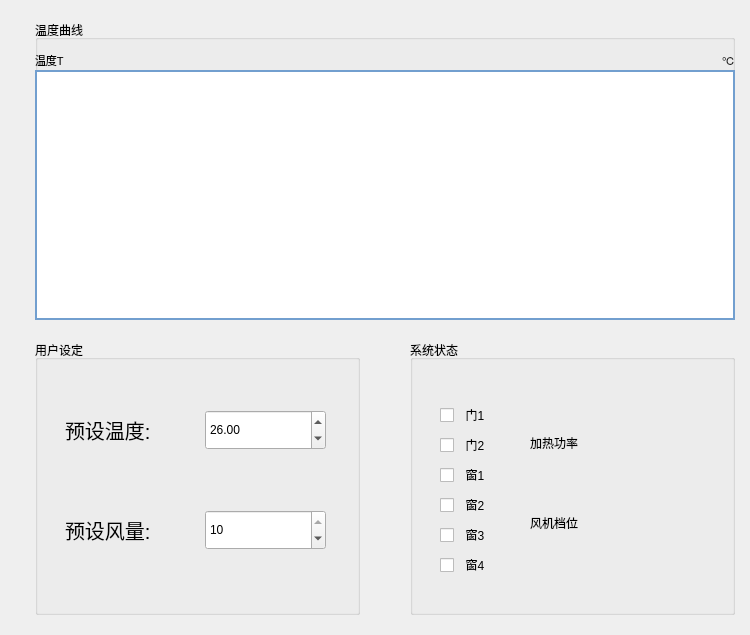
<?xml version="1.0" encoding="UTF-8"?>
<ui version="4.0">
 <class>MainWindow</class>
 <widget class="QMainWindow" name="MainWindow">
  <property name="geometry">
   <rect>
    <x>0</x>
    <y>0</y>
    <width>750</width>
    <height>635</height>
   </rect>
  </property>
  <property name="windowTitle">
   <string>MainWindow</string>
  </property>
  <widget class="QWidget" name="centralwidget">
   <widget class="QGroupBox" name="groupBox">
    <property name="geometry">
     <rect>
      <x>35</x>
      <y>20</y>
      <width>700</width>
      <height>300</height>
     </rect>
    </property>
    <property name="font">
     <font>
      <weight>50</weight>
      <italic>false</italic>
      <bold>false</bold>
     </font>
    </property>
    <property name="title">
     <string>温度曲线</string>
    </property>
    <widget class="QWidget" name="curve" native="true">
     <property name="geometry">
      <rect>
       <x>0</x>
       <y>50</y>
       <width>700</width>
       <height>250</height>
      </rect>
     </property>
     <property name="styleSheet">
      <string notr="true">background-color: rgb(255, 255, 255);
border: 2px solid rgb(114, 159, 207);</string>
     </property>
    </widget>
    <widget class="QLabel" name="label_5">
     <property name="geometry">
      <rect>
       <x>0</x>
       <y>30</y>
       <width>80</width>
       <height>20</height>
      </rect>
     </property>
     <property name="font">
      <font>
       <pointsize>8</pointsize>
      </font>
     </property>
     <property name="text">
      <string>温度T</string>
     </property>
    </widget>
    <widget class="QLabel" name="label_4">
     <property name="geometry">
      <rect>
       <x>660</x>
       <y>30</y>
       <width>40</width>
       <height>20</height>
      </rect>
     </property>
     <property name="font">
      <font>
       <pointsize>8</pointsize>
      </font>
     </property>
     <property name="text">
      <string>℃</string>
     </property>
     <property name="alignment">
      <set>Qt::AlignRight|Qt::AlignTrailing|Qt::AlignVCenter</set>
     </property>
    </widget>
   </widget>
   <widget class="QGroupBox" name="groupBox_2">
    <property name="geometry">
     <rect>
      <x>35</x>
      <y>340</y>
      <width>325</width>
      <height>275</height>
     </rect>
    </property>
    <property name="title">
     <string>用户设定</string>
    </property>
    <widget class="QLabel" name="label_6">
     <property name="geometry">
      <rect>
       <x>30</x>
       <y>70</y>
       <width>120</width>
       <height>40</height>
      </rect>
     </property>
     <property name="font">
      <font>
       <pointsize>15</pointsize>
      </font>
     </property>
     <property name="text">
      <string>预设温度:</string>
     </property>
    </widget>
    <widget class="QLabel" name="label_8">
     <property name="geometry">
      <rect>
       <x>30</x>
       <y>170</y>
       <width>120</width>
       <height>40</height>
      </rect>
     </property>
     <property name="font">
      <font>
       <pointsize>15</pointsize>
      </font>
     </property>
     <property name="text">
      <string>预设风量:</string>
     </property>
    </widget>
    <widget class="QSpinBox" name="setWind">
     <property name="geometry">
      <rect>
       <x>170</x>
       <y>170</y>
       <width>121</width>
       <height>40</height>
      </rect>
     </property>
     <property name="maximum">
      <number>10</number>
     </property>
     <property name="value">
      <number>10</number>
     </property>
    </widget>
    <widget class="QDoubleSpinBox" name="setTemp">
     <property name="geometry">
      <rect>
       <x>170</x>
       <y>70</y>
       <width>121</width>
       <height>40</height>
      </rect>
     </property>
     <property name="decimals">
      <number>2</number>
     </property>
     <property name="singleStep">
      <double>0.100000000000000</double>
     </property>
     <property name="value">
      <double>26.000000000000000</double>
     </property>
    </widget>
   </widget>
   <widget class="QGroupBox" name="groupBox_3">
    <property name="enabled">
     <bool>true</bool>
    </property>
    <property name="geometry">
     <rect>
      <x>410</x>
      <y>340</y>
      <width>325</width>
      <height>275</height>
     </rect>
    </property>
    <property name="title">
     <string>系统状态</string>
    </property>
    <property name="checkable">
     <bool>false</bool>
    </property>
    <widget class="QCheckBox" name="checkBox_1">
     <property name="enabled">
      <bool>true</bool>
     </property>
     <property name="geometry">
      <rect>
       <x>30</x>
       <y>60</y>
       <width>80</width>
       <height>30</height>
      </rect>
     </property>
     <property name="text">
      <string>  门1</string>
     </property>
     <property name="checkable">
      <bool>true</bool>
     </property>
     <property name="checked">
      <bool>false</bool>
     </property>
     <property name="autoRepeat">
      <bool>false</bool>
     </property>
     <property name="autoExclusive">
      <bool>false</bool>
     </property>
     <property name="tristate">
      <bool>false</bool>
     </property>
    </widget>
    <widget class="QCheckBox" name="checkBox_2">
     <property name="enabled">
      <bool>true</bool>
     </property>
     <property name="geometry">
      <rect>
       <x>30</x>
       <y>90</y>
       <width>80</width>
       <height>30</height>
      </rect>
     </property>
     <property name="text">
      <string>  门2</string>
     </property>
    </widget>
    <widget class="QCheckBox" name="checkBox_3">
     <property name="enabled">
      <bool>true</bool>
     </property>
     <property name="geometry">
      <rect>
       <x>30</x>
       <y>120</y>
       <width>80</width>
       <height>30</height>
      </rect>
     </property>
     <property name="text">
      <string>  窗1</string>
     </property>
    </widget>
    <widget class="QCheckBox" name="checkBox_4">
     <property name="enabled">
      <bool>true</bool>
     </property>
     <property name="geometry">
      <rect>
       <x>30</x>
       <y>150</y>
       <width>80</width>
       <height>30</height>
      </rect>
     </property>
     <property name="text">
      <string>  窗2</string>
     </property>
    </widget>
    <widget class="QCheckBox" name="checkBox_5">
     <property name="enabled">
      <bool>true</bool>
     </property>
     <property name="geometry">
      <rect>
       <x>30</x>
       <y>180</y>
       <width>80</width>
       <height>30</height>
      </rect>
     </property>
     <property name="text">
      <string>  窗3</string>
     </property>
    </widget>
    <widget class="QCheckBox" name="checkBox_6">
     <property name="enabled">
      <bool>true</bool>
     </property>
     <property name="geometry">
      <rect>
       <x>30</x>
       <y>210</y>
       <width>80</width>
       <height>30</height>
      </rect>
     </property>
     <property name="text">
      <string>  窗4</string>
     </property>
    </widget>
    <widget class="QLabel" name="label">
     <property name="geometry">
      <rect>
       <x>120</x>
       <y>90</y>
       <width>80</width>
       <height>25</height>
      </rect>
     </property>
     <property name="text">
      <string>加热功率</string>
     </property>
    </widget>
    <widget class="QLabel" name="label_2">
     <property name="geometry">
      <rect>
       <x>120</x>
       <y>170</y>
       <width>80</width>
       <height>25</height>
      </rect>
     </property>
     <property name="text">
      <string>风机档位</string>
     </property>
    </widget>
    <widget class="QLabel" name="power">
     <property name="geometry">
      <rect>
       <x>200</x>
       <y>90</y>
       <width>80</width>
       <height>25</height>
      </rect>
     </property>
     <property name="text">
      <string/>
     </property>
    </widget>
    <widget class="QLabel" name="gear">
     <property name="geometry">
      <rect>
       <x>200</x>
       <y>170</y>
       <width>80</width>
       <height>25</height>
      </rect>
     </property>
     <property name="text">
      <string/>
     </property>
    </widget>
   </widget>
   <widget class="QLabel" name="tempLabel_1">
    <property name="geometry">
     <rect>
      <x>0</x>
      <y>60</y>
      <width>35</width>
      <height>20</height>
     </rect>
    </property>
    <property name="font">
     <font>
      <pointsize>8</pointsize>
     </font>
    </property>
    <property name="text">
     <string/>
    </property>
    <property name="alignment">
     <set>Qt::AlignRight|Qt::AlignTrailing|Qt::AlignVCenter</set>
    </property>
   </widget>
   <widget class="QLabel" name="tempLabel_2">
    <property name="geometry">
     <rect>
      <x>0</x>
      <y>85</y>
      <width>35</width>
      <height>20</height>
     </rect>
    </property>
    <property name="font">
     <font>
      <pointsize>8</pointsize>
     </font>
    </property>
    <property name="text">
     <string/>
    </property>
    <property name="alignment">
     <set>Qt::AlignRight|Qt::AlignTrailing|Qt::AlignVCenter</set>
    </property>
   </widget>
   <widget class="QLabel" name="tempLabel_3">
    <property name="geometry">
     <rect>
      <x>0</x>
      <y>110</y>
      <width>35</width>
      <height>20</height>
     </rect>
    </property>
    <property name="font">
     <font>
      <pointsize>8</pointsize>
     </font>
    </property>
    <property name="text">
     <string/>
    </property>
    <property name="alignment">
     <set>Qt::AlignRight|Qt::AlignTrailing|Qt::AlignVCenter</set>
    </property>
   </widget>
   <widget class="QLabel" name="tempLabel_4">
    <property name="geometry">
     <rect>
      <x>0</x>
      <y>135</y>
      <width>35</width>
      <height>20</height>
     </rect>
    </property>
    <property name="font">
     <font>
      <pointsize>8</pointsize>
     </font>
    </property>
    <property name="text">
     <string/>
    </property>
    <property name="alignment">
     <set>Qt::AlignRight|Qt::AlignTrailing|Qt::AlignVCenter</set>
    </property>
   </widget>
   <widget class="QLabel" name="tempLabel_5">
    <property name="geometry">
     <rect>
      <x>0</x>
      <y>160</y>
      <width>35</width>
      <height>20</height>
     </rect>
    </property>
    <property name="font">
     <font>
      <pointsize>8</pointsize>
     </font>
    </property>
    <property name="text">
     <string/>
    </property>
    <property name="alignment">
     <set>Qt::AlignRight|Qt::AlignTrailing|Qt::AlignVCenter</set>
    </property>
   </widget>
   <widget class="QLabel" name="tempLabel_6">
    <property name="geometry">
     <rect>
      <x>0</x>
      <y>185</y>
      <width>35</width>
      <height>20</height>
     </rect>
    </property>
    <property name="font">
     <font>
      <pointsize>8</pointsize>
     </font>
    </property>
    <property name="text">
     <string/>
    </property>
    <property name="alignment">
     <set>Qt::AlignRight|Qt::AlignTrailing|Qt::AlignVCenter</set>
    </property>
   </widget>
   <widget class="QLabel" name="tempLabel_7">
    <property name="geometry">
     <rect>
      <x>0</x>
      <y>210</y>
      <width>35</width>
      <height>20</height>
     </rect>
    </property>
    <property name="font">
     <font>
      <pointsize>8</pointsize>
     </font>
    </property>
    <property name="text">
     <string/>
    </property>
    <property name="alignment">
     <set>Qt::AlignRight|Qt::AlignTrailing|Qt::AlignVCenter</set>
    </property>
   </widget>
   <widget class="QLabel" name="tempLabel_8">
    <property name="geometry">
     <rect>
      <x>0</x>
      <y>235</y>
      <width>35</width>
      <height>20</height>
     </rect>
    </property>
    <property name="font">
     <font>
      <pointsize>8</pointsize>
     </font>
    </property>
    <property name="text">
     <string/>
    </property>
    <property name="alignment">
     <set>Qt::AlignRight|Qt::AlignTrailing|Qt::AlignVCenter</set>
    </property>
   </widget>
   <widget class="QLabel" name="tempLabel_9">
    <property name="geometry">
     <rect>
      <x>0</x>
      <y>260</y>
      <width>35</width>
      <height>20</height>
     </rect>
    </property>
    <property name="font">
     <font>
      <pointsize>8</pointsize>
     </font>
    </property>
    <property name="text">
     <string/>
    </property>
    <property name="alignment">
     <set>Qt::AlignRight|Qt::AlignTrailing|Qt::AlignVCenter</set>
    </property>
   </widget>
   <widget class="QLabel" name="tempLabel_10">
    <property name="geometry">
     <rect>
      <x>0</x>
      <y>285</y>
      <width>35</width>
      <height>20</height>
     </rect>
    </property>
    <property name="font">
     <font>
      <pointsize>8</pointsize>
     </font>
    </property>
    <property name="text">
     <string/>
    </property>
    <property name="alignment">
     <set>Qt::AlignRight|Qt::AlignTrailing|Qt::AlignVCenter</set>
    </property>
   </widget>
   <widget class="QLabel" name="tempLabel_11">
    <property name="geometry">
     <rect>
      <x>0</x>
      <y>310</y>
      <width>35</width>
      <height>20</height>
     </rect>
    </property>
    <property name="font">
     <font>
      <pointsize>8</pointsize>
     </font>
    </property>
    <property name="text">
     <string/>
    </property>
    <property name="alignment">
     <set>Qt::AlignRight|Qt::AlignTrailing|Qt::AlignVCenter</set>
    </property>
   </widget>
  </widget>
 </widget>
 <tabstops>
  <tabstop>setTemp</tabstop>
  <tabstop>setWind</tabstop>
  <tabstop>checkBox_1</tabstop>
  <tabstop>checkBox_2</tabstop>
  <tabstop>checkBox_3</tabstop>
  <tabstop>checkBox_4</tabstop>
  <tabstop>checkBox_5</tabstop>
  <tabstop>checkBox_6</tabstop>
 </tabstops>
 <resources/>
 <connections/>
</ui>
